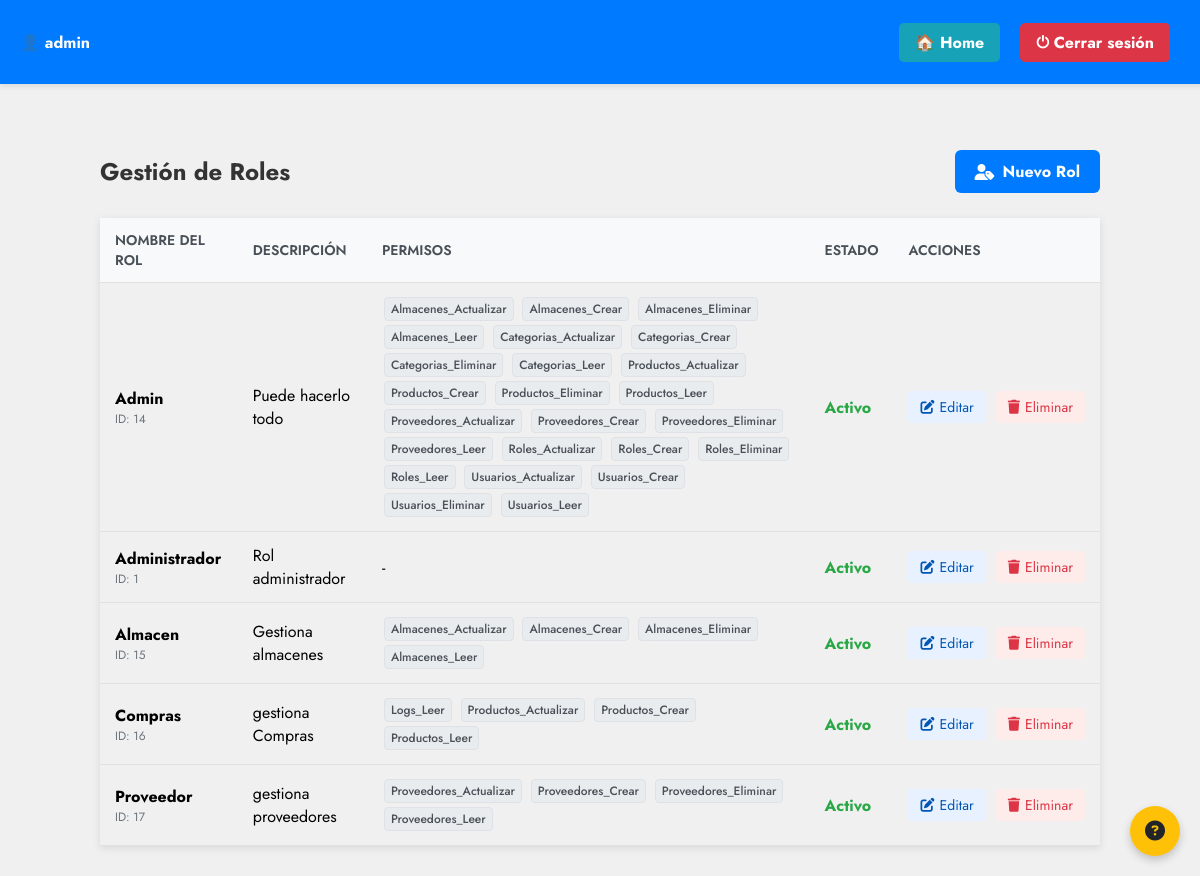
The app's page /roles/ (signed in) with its own data.
### account/models.py (models this page shows, shortened)
class Usuario(AbstractUser):
    rol = models.ForeignKey('Rol', on_delete=models.SET_NULL, null=True, blank=True)
    estado = models.BooleanField(default=True)
    nombres = models.CharField(max_length=100, blank=True, null=True)
    apellidos = models.CharField(max_length=100, blank=True, null=True)
    class Meta:
        verbose_name = 'Usuario'
        verbose_name_plural = 'Usuarios'

class Rol(models.Model):
    nombre = models.CharField(max_length=100, unique=True)
    descripcion = models.TextField(blank=True, null=True)
    permisos = models.TextField(blank=True, default='')
    estado = models.BooleanField(default=True)
    creado_en = models.DateTimeField(auto_now_add=True)
    actualizado_en = models.DateTimeField(auto_now=True)
    def get_permisos_list(self):
        if not self.permisos:
            return []
        return [p.strip().lower() for p in self.permisos.split(',') if p.strip()]

### account/views.py (the view)
# urls.py: path('roles/', roles_listar, name='roles_listar'),
@login_required_custom
@role_required(module='roles', action='leer')
def roles_listar(request):
    roles = Rol.objects.all().order_by('nombre')
    permisos = {
        'leer': _user_has_permission(request.user, 'roles', 'leer'),
        'editar': _user_has_permission(request.user, 'roles', 'actualizar'),
        'eliminar': _user_has_permission(request.user, 'roles', 'eliminar'),
        'crear': _user_has_permission(request.user, 'roles', 'crear'),
    }
    return render(request, 'account/roles_listar.html', {
        'roles': roles,
        'titulo': 'Lista de Roles',
        'permisos': permisos,
    })

### account/templates/account/roles_listar.html (shortened to what this page needs)
{% load static %}
<!DOCTYPE html>
<html lang="es">
<head>
    <link rel="stylesheet" href="{% static 'account/css/roles.css' %}">
    <link rel="stylesheet" href="https://cdnjs.cloudflare.com/ajax/libs/font-awesome/6.5.0/css/all.min.css">
</head>
<button id="help-btn" class="help-btn" title="Ayuda">
    <i class="fas fa-question-circle"></i>
</button>
<body class="roles-lista">
    <div class="topbar">
        <div class="user-info">👤 {{ user.username }}</div>
        <div class="actions">
            <a href="{% url 'dashboard' %}" class="home-btn">🏠 Home</a>
            <a href="{% url 'logout' %}" class="logout-btn">⏻ Cerrar sesión</a>
        </div>
    </div>
    <div class="container">
        <div class="header">
            <h1 class="title">Gestión de Roles</h1>
            {% if permisos.crear %}
                <a href="{% url 'roles_crear' %}" class="btn btn-primary">
                    <i class="fas fa-user-tag"></i> Nuevo Rol
                </a>
            {% endif %}
        </div>
        <table class="products-table">
            <thead>
                <tr>
                    <th>Nombre del Rol</th>
                    <th>Descripción</th>
                    <th>Permisos</th>
                    <th>Estado</th>
                    {% if permisos.editar or permisos.eliminar %}
                        <th>Acciones</th>
                    {% endif %}
                </tr>
            </thead>
            <tbody>
                {% for rol in roles %}
                <tr>
                    <td>
                        <strong>{{ rol.nombre }}</strong>
                        <div class="text-muted small">ID: {{ rol.id }}</div>
                    </td>
                    <td>{{ rol.descripcion|default:"-" }}</td>
                    <td>
                        {% if rol.get_permisos_list %}
                            {% for permiso in rol.get_permisos_list %}
                                <span class="permiso-tag">{{ permiso|title }}</span>
                            {% endfor %}
                        {% else %}
                            -
                        {% endif %}
                    </td>
                    <td>
                        {% if rol.estado %}
                            <span class="estado-activo">Activo</span>
                        {% else %}
                            <span class="estado-inactivo">Inactivo</span>
                        {% endif %}
                    </td>
                    <td>
                        <div class="action-links">
                            {% if permisos.editar %}
                                <a href="{% url 'roles_editar' rol.id %}" class="action-link edit-link">
                                    <i class="fas fa-edit"></i> Editar
                                </a>
                            {% endif %}
                            {% if permisos.eliminar %}
                                <a href="{% url 'roles_eliminar' rol.id %}" class="action-link delete-link">
                                    <i class="fas fa-trash"></i> Eliminar
                                </a>
                            {% endif %}
                        </div>
                    </td>
                </tr>
                {% endfor %}
            </tbody>
        </table>
    </div>
</body>
</html>

### account/static/account/css/roles.css (style rules this page uses)
body { font-family: 'Jost', sans-serif; background-color: #f5f5f5; margin: 0; padding: 0; }
body.roles-lista { margin: 0; padding-top: 120px; background: #f0f0f0; }
.topbar { background: #007bff; color: white; padding: 12px 20px; display: flex; justify-content: space-between; align-items: center; width: 100%; position: fixed; top: 0; left: 0; box-shadow: 0 2px 6px rgba(0,0,0,0.1); z-index: 1000; height: 60px; }
.topbar .user-info { font-weight: bold; display: flex; align-items: center; gap: 15px; }
.topbar .actions { display: flex; gap: 10px; margin-right: 50px; }
.topbar a { border: none; padding: 8px 16px; border-radius: 5px; text-decoration: none; font-weight: bold; cursor: pointer; margin-left: 10px; color: white; }
.topbar .home-btn { background: #17a2b8; }
.topbar .logout-btn { background: #dc3545; }
.container { width: 90%; max-width: 1000px; margin: 30px auto; }
.header { display: flex; justify-content: space-between; align-items: center; margin-bottom: 25px; flex-wrap: wrap; gap: 15px; }
.title { font-size: 24px; color: #333; margin: 0; }
.btn { display: inline-flex; align-items: center; gap: 8px; padding: 10px 20px; border-radius: 6px; text-decoration: none; font-weight: bold; transition: all 0.3s; }
.btn-primary { background-color: #007bff; color: white; }
.products-table { width: 100%; border-collapse: collapse; margin-top: 20px; box-shadow: 0 2px 8px rgba(0,0,0,0.1); }
.products-table th, .products-table td { padding: 12px 15px; text-align: left; border-bottom: 1px solid #e0e0e0; }
.products-table th { background-color: #f8f9fa; font-weight: 600; color: #495057; text-transform: uppercase; font-size: 14px; }
.action-links { display: flex; gap: 10px; }
.action-link { display: inline-flex; align-items: center; gap: 5px; padding: 6px 12px; border-radius: 4px; text-decoration: none; font-size: 14px; transition: all 0.2s; }
.edit-link { background-color: #e7f1ff; color: #0056b3; }
.delete-link { background-color: #fdecea; color: #dc3545; }
.estado-activo { color: #28a745; font-weight: bold; }
.text-muted { color: #6c757d; }
.small { font-size: 12px; }
.help-btn { position: fixed; bottom: 20px; right: 20px; background: #ffc107; color: #212529; border: none; border-radius: 50%; width: 50px; height: 50px; font-size: 20px; cursor: pointer; box-shadow: 0 4px 8px rgba(0,0,0,0.2); z-index: 1000; }
.permiso-tag { display: inline-block; background-color: #e9ecef; color: #495057; padding: 2px 6px; margin: 2px; border-radius: 4px; font-size: 12px; font-weight: 500; border: 1px solid #dee2e6; }

### records on screen
Usuario: username "admin"
Rol: nombre "Admin", id "14", descripcion "Puede hacerlo todo", get_permisos_list "Almacenes_Actualizar" "Almacenes_Crear" "Almacenes_Eliminar" "Almacenes_Leer" "Categorias_Actualizar" "Categorias_Crear" "Categorias_Eliminar" "Categorias_Leer" "Productos_Actualizar" "Productos_Crear" "Productos_Eliminar" "Productos_Leer" "Proveedores_Actualizar" "Proveedores_Crear" "Proveedores_Eliminar" "Proveedores_Leer" "Roles_Actualizar" "Roles_Crear" "Roles_Eliminar" "Roles_Leer" "Usuarios_Actualizar" "Usuarios_Crear" "Usuarios_Eliminar" "Usuarios_Leer", estado "Activo"
Rol: nombre "Administrador", id "1", descripcion "Rol administrador", estado "Activo"
Rol: nombre "Almacen", id "15", descripcion "Gestiona almacenes", get_permisos_list "Almacenes_Actualizar" "Almacenes_Crear" "Almacenes_Eliminar" "Almacenes_Leer", estado "Activo"
Rol: nombre "Compras", id "16", descripcion "gestiona Compras", get_permisos_list "Logs_Leer" "Productos_Actualizar" "Productos_Crear" "Productos_Leer", estado "Activo"
Rol: nombre "Proveedor", id "17", descripcion "gestiona proveedores", get_permisos_list "Proveedores_Actualizar" "Proveedores_Crear" "Proveedores_Eliminar" "Proveedores_Leer", estado "Activo"
